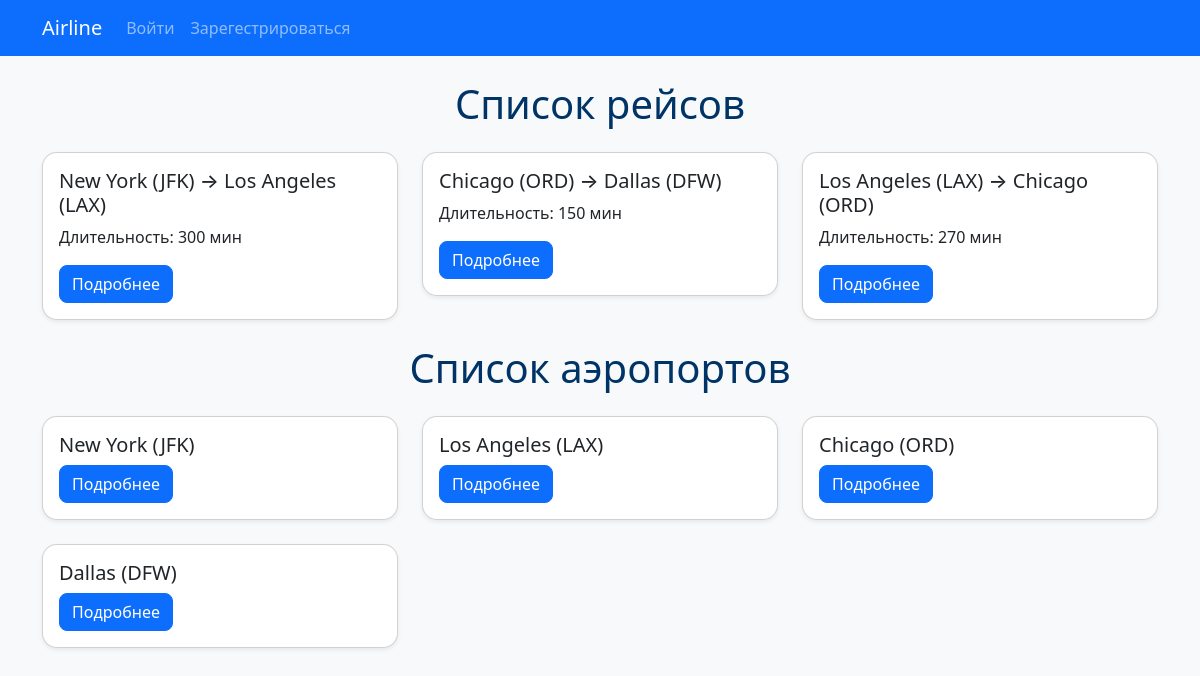
/, run on an earlier commit of the app's database.
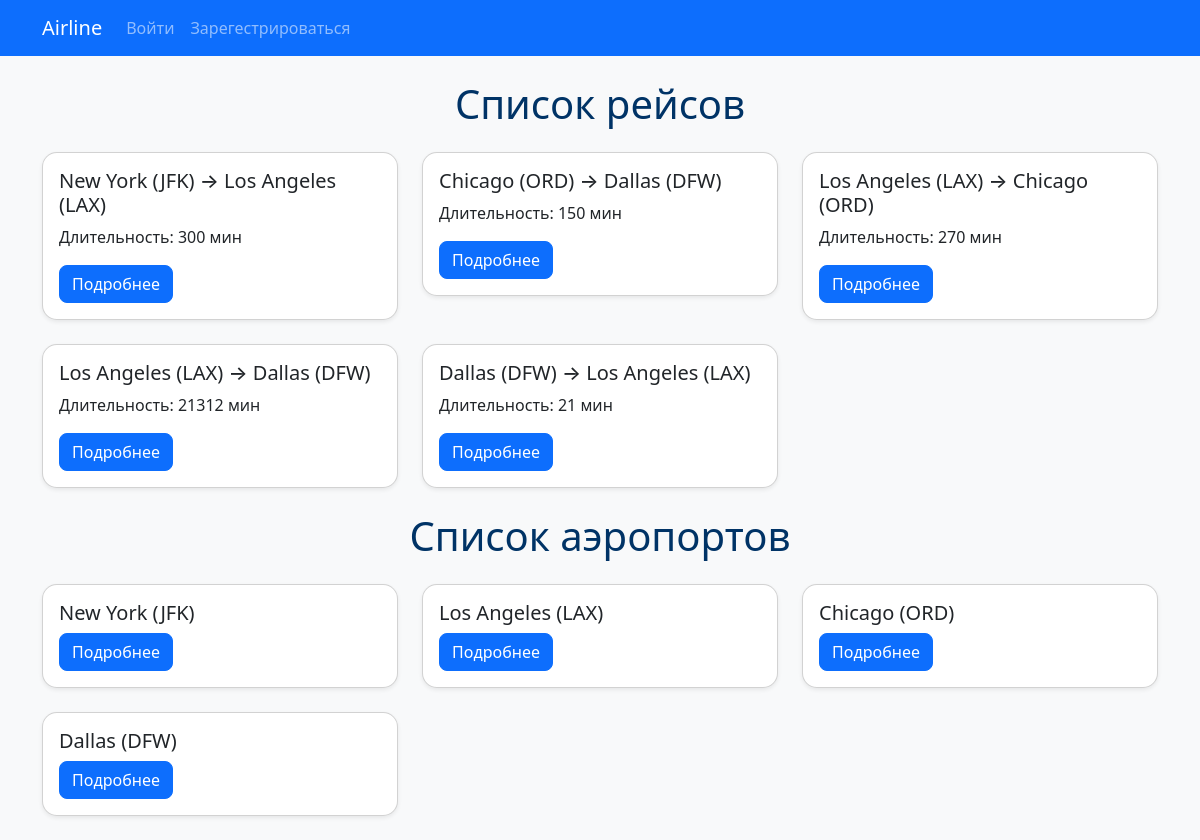
And on a later commit of the database.
### flights/models.py (models this page shows, shortened)
class Flight(models.Model):
    origin = models.ForeignKey(Airport, on_delete=models.CASCADE, related_name="departures")
    destination = models.ForeignKey(Airport, on_delete=models.CASCADE, related_name="arrivals")
    duration = models.IntegerField()
    capacity = models.IntegerField(default = 50) # type: ignore

class Airport(models.Model):
    code = models.CharField(max_length=3, unique=True)
    city = models.CharField(max_length=64)
    def __str__(self):
        return f"{self.city} ({self.code})"

### flights/views.py (the view)
# urls.py: path("", views.index, name="index"),
def index(request):
    flights = Flight.objects.all()
    airports = Airport.objects.all()
    return render(request, "flights/index.html", {"flights": flights, "airports":airports})

### flights/templates/flights/index.html (shortened to what this page needs)
{% extends 'flights/base.html' %}
{% block content %}
<h1 class="text-center mb-4">Список рейсов</h1>
<div class="row">
    {% for flight in flights %}
    <div class="col-md-4">
        <div class="card shadow-sm mb-4">
            <div class="card-body">
                <h5 class="card-title">{{ flight.origin }} → {{ flight.destination }}</h5>
                <p class="card-text">Длительность: {{ flight.duration }} мин</p>
                <a href="{% url 'flight_detail' flight.id %}" class="btn btn-primary">Подробнее</a>
            </div>
        </div>
    </div>
    {% endfor %}
</div>
<h1 class="text-center mb-4">Список аэропортов</h1>
<div class="row">
    {% for airport in airports %}
    <div class="col-md-4">
        <div class="card shadow-sm mb-4">
            <div class="card-body">
                <h5 class="card-title">{{ airport.city }} ({{ airport.code }}) </h5>
                <a href="{% url 'airport_detail' airport.id %}" class="btn btn-primary">Подробнее</a>
            </div>
        </div>
    </div>
    {% endfor %}
</div>
{% endblock %}

What changed in the data, as far as the page shows it:
added Flight: origin "Los Angeles (LAX)", destination "Dallas (DFW)", duration "21312"
added Flight: origin "Dallas (DFW)", destination "Los Angeles (LAX)", duration "21"
